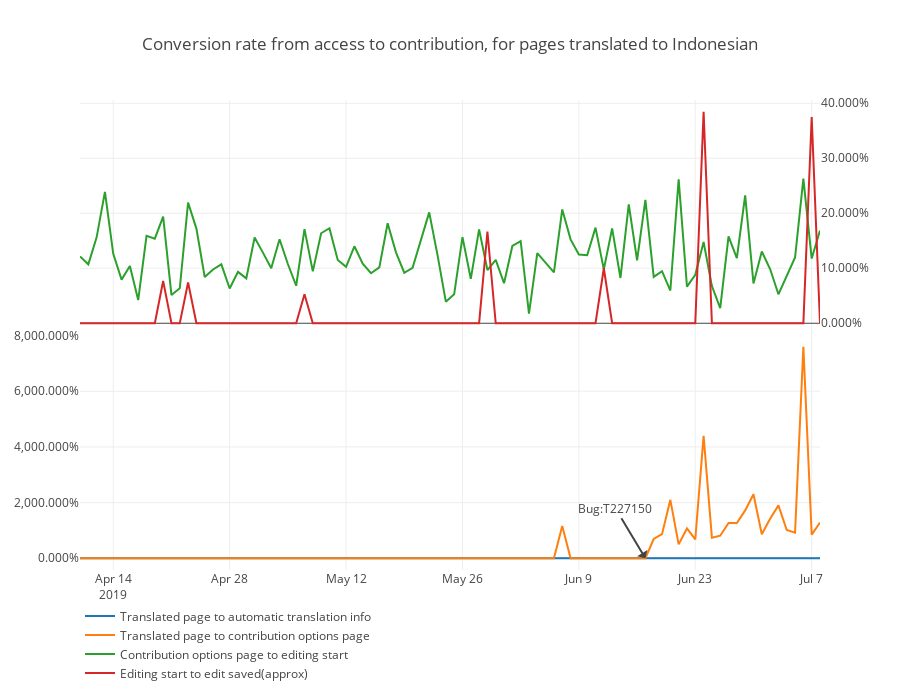

The cell this chart's notebook holds for it:
### Code cell
data = [{'x': el_funnel_id.index,
    'y': el_funnel_id[col],
    'name': col
    }  for col in ['Translated page to automatic translation info', 'Translated page to contribution options page']]
data = data + [{'x': el_funnel_id.index,
    'y': el_funnel_id[col],
    'name': col,
    'xaxis': 'x2',
    'yaxis': 'y2'
    }  for col in ['Contribution options page to editing start', 'Editing start to edit saved(approx)']]
fig = {
    'data': data,
    'layout': {
        'height': 700,
        'xaxis': {'showticklabels': False},
        'yaxis': {'tickformat': ',.3%', 'domain': [0, 0.5]},
        'yaxis2': {'tickformat': ',.3%', 'domain': [0.5, 1], 'side': 'right'}, 
        'title': {'text': 'Conversion rate from access to contribution, for pages translated to Indonesian'},
        'legend': {'x': 0, 'y': -0.25},
        'hoverlabel': {'namelength' : -1},
        'annotations': [{'x':'2019-06-17', 'y':0, 'xref':'x', 'yref':'y', 'text':'Bug:T227150',
                        'ax': -30, 'ay': -50}]
    }
}
plotly.offline.iplot(fig)
